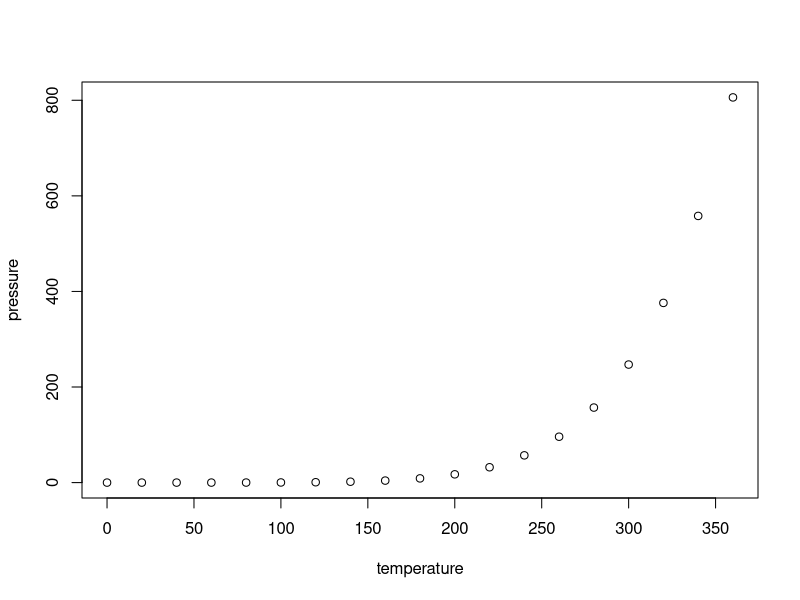
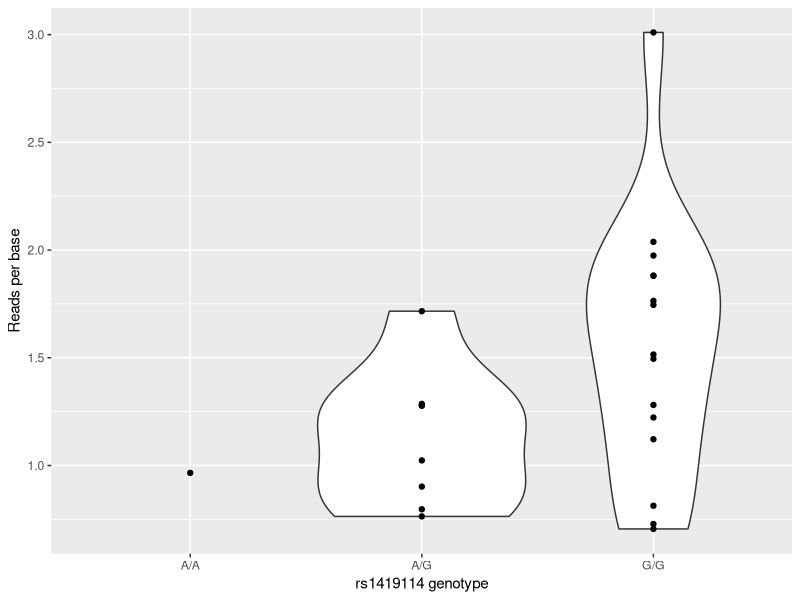

Here is the R script that generated these plots, in order:
## ---- chunk 1
knitr::opts_chunk$set(echo = TRUE)
## ---- chunk 2
summary(cars)
## ---- chunk 3
plot(pressure)
## ---- chunk 4
options(repos = c(CRAN = "https://cran.rstudio.com/"))
setwd("~/Library/CloudStorage/OneDrive-QueenMary,UniversityofLondon/4. Self-learning/WHG training/whg-training-resources-replicate/docs/statistical_modelling/regression_modelling/data")
library(tidyverse)
data <- read_delim("atp2b4_per_gene_data.tsv", delim = "\t") 
## ---- chunk 5
head(data)
## ---- chunk 6
colnames(data)[4] = "genotype"
## ---- chunk 7
table(data$genotype)
## ---- chunk 8
library( ggplot2 )
(
    ggplot( data = data, aes( x = genotype, y = mean_reads_per_base ))
    + geom_violin()
    + geom_point()
    + xlab( "rs1419114 genotype" )
    + ylab( "Reads per base")
)
